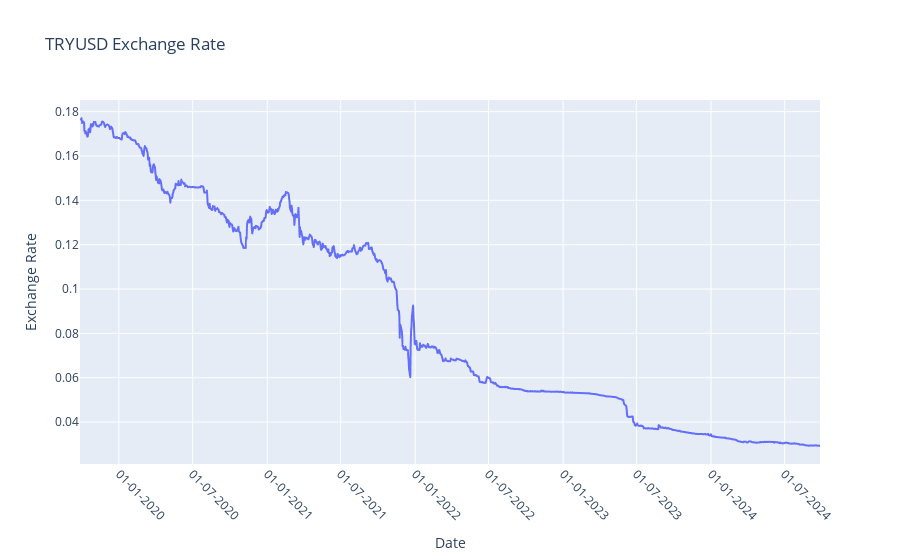

The notebook cell saved with this chart:
### Code cell
import plotly.express as px

fig = px.line(df.reset_index(), x='Date', y='Close', title='TRYUSD Exchange Rate')
fig.update_traces(mode='lines')
fig.update_layout(
    xaxis_title='Date',
    yaxis_title='Exchange Rate',
    xaxis_tickformat='%d-%m-%Y',
    xaxis_tickangle=45,
)
fig.show()

### Figure 1 — Plotly figure (JSON) as saved in the notebook; plotly's stock layout.template omitted (floating-point values rounded to 4 significant figures; data arrays with more than 128 entries replaced by an {"elided": "..."} marker saying what was removed)
{"data": [{"hovertemplate": "Date=%{x}<br>Close=%{y}<extra></extra>", "legendgroup": "", "line": {"color": "#636efa", "dash": "solid"}, "marker": {"symbol": "circle"}, "mode": "lines", "name": "", "showlegend": false, "type": "scattergl", "x": {"elided": "1305 str values"}, "xaxis": "x", "y": {"elided": "1305 float values"}, "yaxis": "y"}], "layout": {"legend": {"tracegroupgap": 0}, "title": {"text": "TRYUSD Exchange Rate"}, "xaxis": {"anchor": "y", "domain": [0, 1], "tickangle": 45, "tickformat": "%d-%m-%Y", "title": {"text": "Date"}}, "yaxis": {"anchor": "x", "domain": [0, 1], "title": {"text": "Exchange Rate"}}}}
